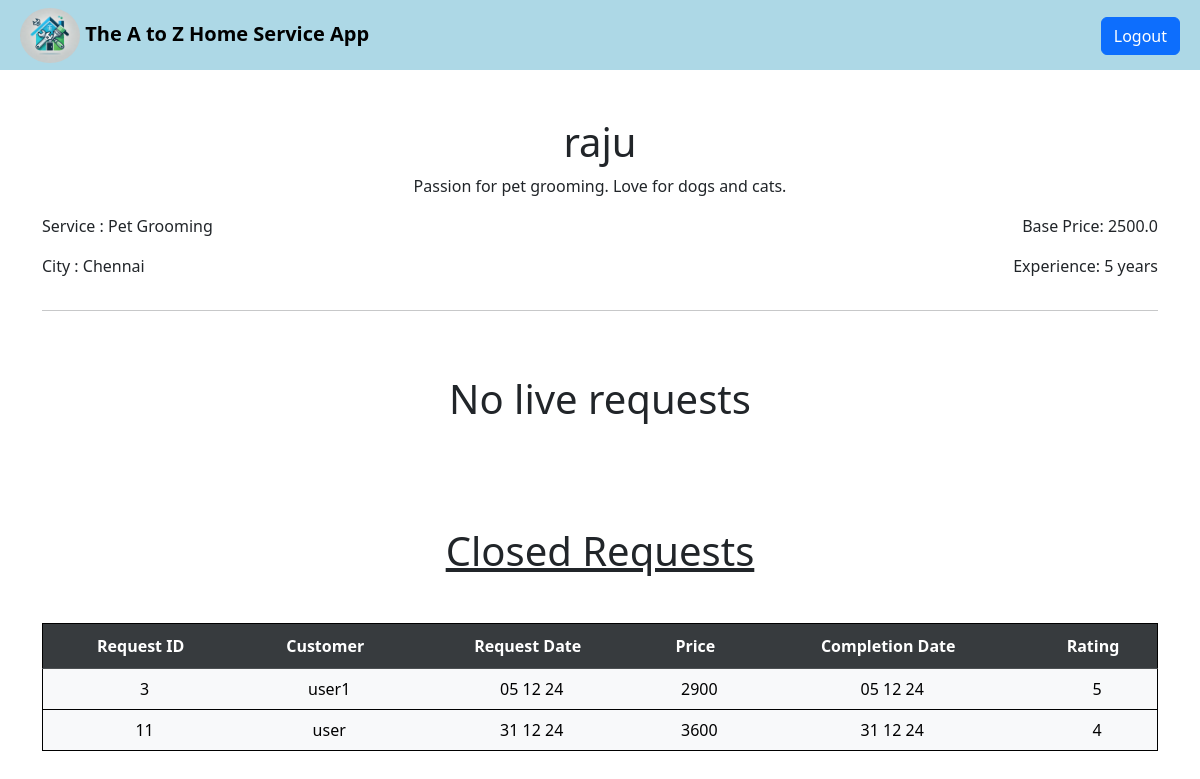
The page /professional/1/profile on the database its author committed.
### models.py (models this page shows, shortened)
class Professional(db.Model):
    prof_id = db.Column(db.Integer, primary_key=True)
    username = db.Column(db.String(50),  nullable=False)
    passhash = db.Column(db.String(512), nullable=False)
    email = db.Column(db.String(120), nullable=False, unique=True)
    service_type = db.Column(db.String(100), db.ForeignKey('service.name'), nullable=False)
    block=db.Column(db.Boolean, default=False)
    experience = db.Column(db.Integer, nullable=True)
    bio = db.Column(db.Text, nullable=True)
    verified = db.Column(db.Boolean, default=None,nullable=True)  # Approved by admin
    city=db.Column(db.String, nullable=False)
    verification_document = db.Column(db.String(255), nullable=True)
    @property
    def password(self):
        raise AttributeError("Password is not a readable property.")
    service_requests = db.relationship('ServiceRequest', backref='professional',lazy=True)

class Service(db.Model):
    service_id = db.Column(db.Integer, primary_key=True)
    name = db.Column(db.String(100), nullable=False,unique=True)
    description = db.Column(db.Text, nullable=True)
    base_price = db.Column(db.Float, nullable=False)
    time_required = db.Column(db.String(50), nullable=True)
    service_requests = db.relationship('ServiceRequest', backref='service',lazy=True)
    professionals = db.relationship('Professional', backref='service', lazy=True)

class ServiceRequest(db.Model):
    service_req_id = db.Column(db.Integer, primary_key=True)
    service_id = db.Column(db.Integer, db.ForeignKey('service.service_id'), nullable=False)
    customer_id = db.Column(db.Integer, db.ForeignKey('customer.customer_id'), nullable=False)
    professional_id = db.Column(db.Integer, db.ForeignKey('professional.prof_id'), nullable=False)
    date_of_request = db.Column(db.DateTime, default=datetime.utcnow)
    date_of_completion = db.Column(db.DateTime, nullable=True)
    status = db.Column(db.String(20), default='requested')  # 'requested', 'assigned', 'closed'
    Address=db.Column(db.Text, nullable=True)
    offered_price=db.Column(db.Integer)
    rating = db.Column(db.Integer, nullable=True)
    __table_args__ = (
        CheckConstraint(
            "status IN ('requested', 'assigned', 'closed','rejected')",
            name='check_service_request_status'
        ),
    )

class Customer(db.Model):
    customer_id = db.Column(db.Integer, primary_key=True)
    username = db.Column(db.String(50), unique=True, nullable=False)
    passhash = db.Column(db.String(512), nullable=False)
    email = db.Column(db.String(120), nullable=False)
    city=db.Column(db.String(50),nullable=False)
    block=db.Column(db.Boolean, default=False)
    @property
    def password(self):
        raise AttributeError("Password is not a readable property.")
    service_requests = db.relationship('ServiceRequest', backref='customer',lazy=True)

### routes.py (the view)
@auth_required
@app.route("/professional/<int:professional_id>/profile")
def professional_profile(professional_id):
    professional=Professional.query.get(professional_id)
    if professional.verified is None:
        return render_template("prof1.html",professional=professional)
    elif professional.verified is False:
        return render_template("prof2.html",professional=professional)
    elif professional.block:
        return render_template("blocked_prof.html",professional=professional)
    else:
        request1 = ServiceRequest.query.filter(
        ServiceRequest.professional_id == professional_id,
        ServiceRequest.status.in_(["requested", "assigned"])).all()
        request2 = ServiceRequest.query.filter(
        ServiceRequest.professional_id == professional_id,
        ServiceRequest.status=="closed").all()
        return render_template("prof_profile.html",professional=professional,request1=request1,request2=request2)

### templates/prof_profile.html (shortened to what this page needs)
{% extends 'prof_layout.html' %}
{% block content %}
<div class="container mb-5">
    <div class="container0 mt-5">
        <h1 class="text-center text-underline">{{professional.username}}</h1>
        <p class="text-center">{{professional.bio}}</p>
    </div>
    <div class="c1">
        <p>Service : {{professional.service.name}}</p>
        <p>Base Price: {{professional.service.base_price}}</p>
    </div>
    <div class="c1">
        <p>City : {{professional.city}}</p>
        <p>Experience: {{professional.experience}} years</p>
    </div>
    <hr>
    <div class="container1 mt-4">
        {% if request1 %}
        <h1 class="text-center mt-5 text-decoration-underline">Requests for Service</h1>
        <table class="table align-middle table-striped-column table-hover table-light mt-5">
            <thead class="table-dark">
                <tr class="table-active">
                    <th>Request ID</th>
                    <th>Customer</th>
                    <th>Request Date</th>
                    <th>Price</th>
                    <th>Address</th>
                    <th class="action-column">Action</th>
                </tr>
            </thead>
            <tbody>
                {% for request in request1 %}
                        <tr>
                            <td>{{ request.service_req_id }}</td>
                            <td>{{ request.customer.username }}</td>
                            <td>{% if request.date_of_request %}{{ request.date_of_request.strftime('%d %m %y') }}{% else %} N/A{% endif %}</td>
                            <td>{{ request.offered_price}}</td>
                            <td>{{ request.Address}}</td>
                            <td class="action-buttons">
                                {% if request.status=="requested" %}
                                <form method="POST" action="{{ url_for('accept_service_request',service_req_id=request.service_req_id) }}" style="display:inline;">
                                    <button type="submit" class="btn btn-success" >Accept</button>
                                </form>
                                <form method="POST" action="{{ url_for('reject_service_request',service_req_id=request.service_req_id) }}" style="display:inline;">
                                    <button type="submit" class="btn btn-danger" >Reject</button>
                                </form>
                                {% endif %}
                                {%if request.status=="assigned"%}
                                <form method="POST" action="{{ url_for('close_sr_prof',service_req_id=request.service_req_id) }}" style="display:inline;">
                                    <button type="submit" class="btn btn-info" >Close</button>
                                </form>
                                {% endif %}
                            </td>
                        </tr>
                {% endfor %}
            </tbody>
        </table>
        {% else %}
           <h1 class="text-center mt-4"> No live requests </h1>
        {% endif %}
    </div>
    <div class="container2 mt-5">
        <h1 class="text-center mt-5 text-decoration-underline">Closed Requests</h1>
        {% if request2 %}
        <table class="table align-middle table-striped-column table-hover table-light mt-5">
            <thead class="table-dark">
                <tr class="table-active">
                    <th>Request ID</th>
                    <th>Customer</th>
                    <th>Request Date</th>
                    <th>Price</th>
                    <th>Completion Date</th>
                    <th>Rating</th>
                </tr>
            </thead>
            <tbody>
                {% for request in request2 %}
                        <tr>
                            <td>{{ request.service_req_id }}</td>
                            <td>{{ request.customer.username }}</td>
                            <td>{% if request.date_of_request %}{{ request.date_of_request.strftime('%d %m %y') }}{% else %} N/A{% endif %}</td>
                            <td>{{ request.offered_price}}</td>
                            <td>{% if request.date_of_request %}{{ request.date_of_request.strftime('%d %m %y') }}{% else %} N/A{% endif %}</td>
                            <td>{% if request.rating%}{{request.rating}}{% else %} N/A{% endif %}</td>
                        </tr>
                {% endfor %}
            </tbody>
        </table>
        {% else %}
           <h1 class="text-center mt-3">No closed requests </h1>
        {% endif %}
    </div>
</div>
{% endblock %}

### rows shown on the page
Professional: username "raju", bio "Passion for pet grooming. Love for dogs and cats.", city "Chennai", experience "5"
Service: service.name "Pet Grooming", service.base_price "2500.0"
ServiceRequest: service_req_id "3", customer.username "user1", date_of_request "05 12 24", offered_price "2900", rating "5"
ServiceRequest: service_req_id "11", customer.username "user", date_of_request "31 12 24", offered_price "3600", rating "4"
